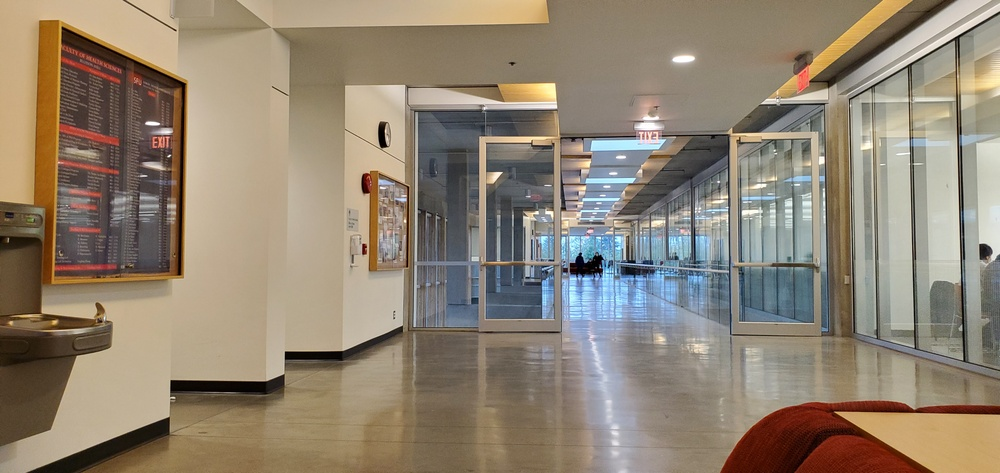
%> input picture blu1.jpg, 1000 x 473 px, shrunk from 4032 x 1908 before the run
$ octave --eval "result = harris(imread('blu1.jpg'));"   (GNU Octave 9; MATLAB toolbox functions it lacks are replaced by stand-ins)
%> lines starting %> are read from the running program, lines starting %| are printed output that depends on the picture
% Antonio Fernandez
% 301393610
% harris.m

% Can only take double, grayscaled inputs
% Returns image-sized matrix of harris cornerness scores
function harris_scores = harris(image)
    sob_kern_x = [-1 0 1; -2 0 2; -1 0 1];
    gaussian_kern = fspecial('gaussian', 5, 1);
    dog_kern_x = conv2(gaussian_kern, sob_kern_x);

    % Step 1: Image derivatives
    i_x = imfilter(image, dog_kern_x);
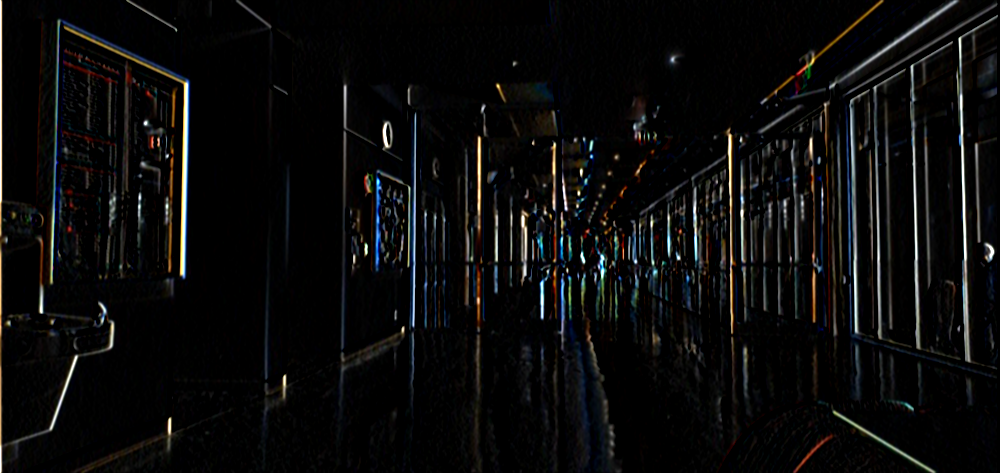
%> i_x: size 473x1000x3 uint8; mean R, G, B 11.5, 11.3, 11.2
    i_y = imfilter(image, dog_kern_x');
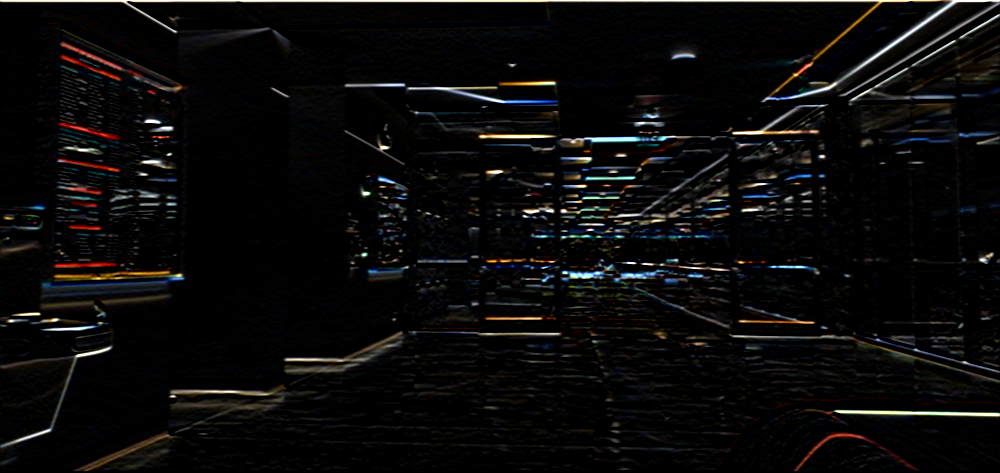
%> i_y: size 473x1000x3 uint8; mean R, G, B 11.4, 10.8, 10.6

    % Step 2: Square of derivatives
    i_x_squared = i_x .* i_x;
    i_y_squared = i_y .* i_y;
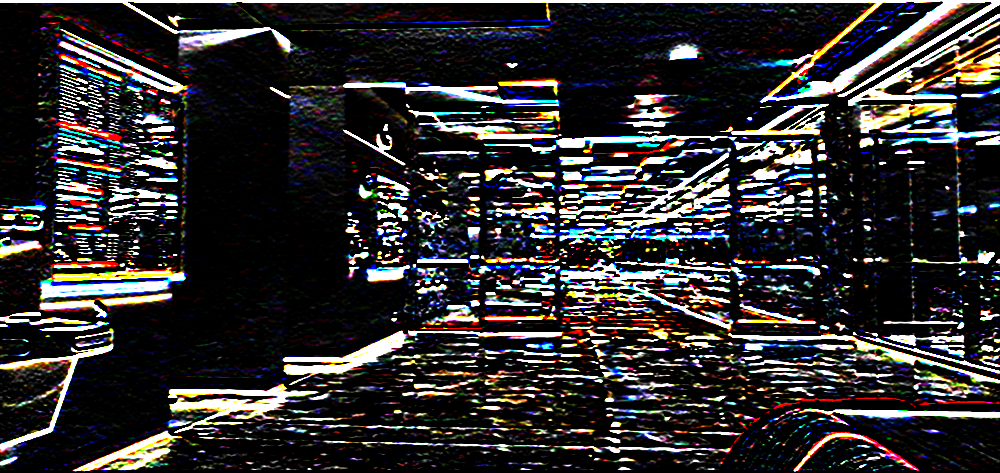
%> i_y_squared: size 473x1000x3 uint8; mean R, G, B 49.8, 47.9, 48.8
    i_x_i_y = i_x .* i_y;

    % Step 3: Gaussian filter
    gaus_i_x_squared = imfilter(i_x_squared, gaussian_kern);
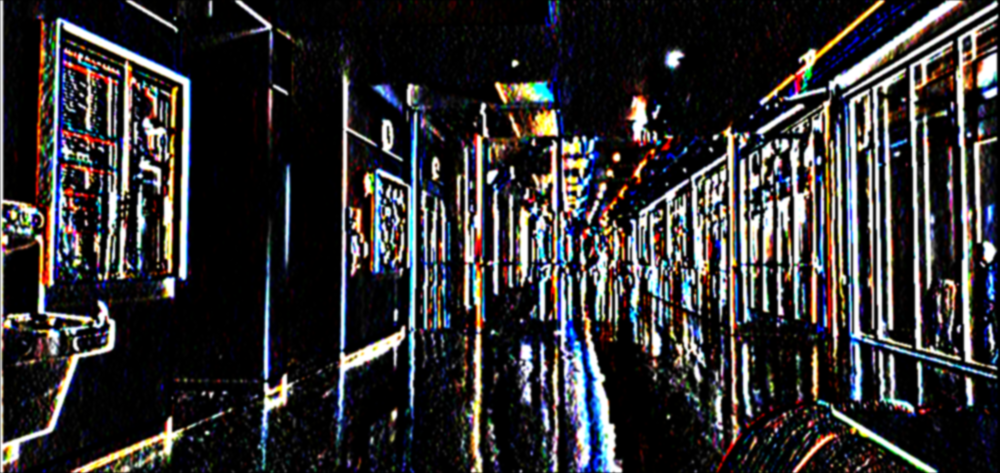
%> gaus_i_x_squared: size 473x1000x3 uint8; mean R, G, B 50.5, 49, 50.3
    gaus_i_y_squared = imfilter(i_y_squared, gaussian_kern);
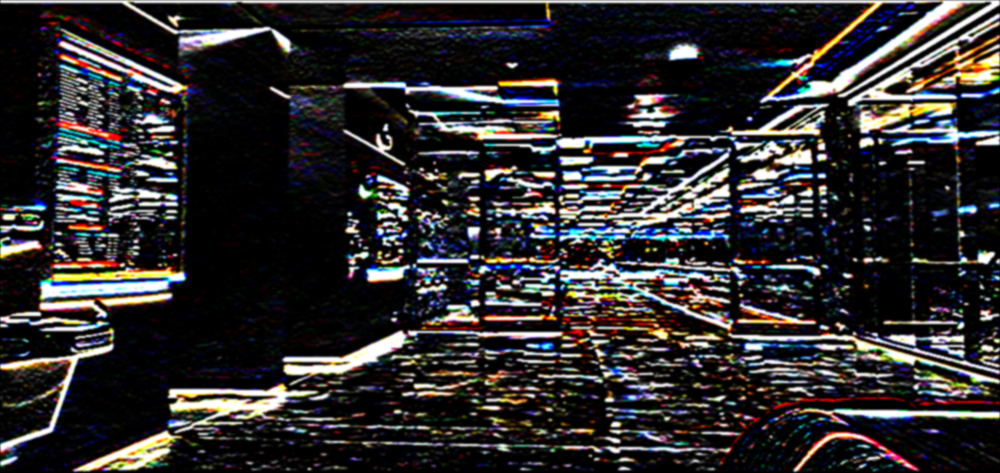
%> gaus_i_y_squared: size 473x1000x3 uint8; mean R, G, B 49.6, 47.7, 48.5
    gaus_i_x_i_y = imfilter(i_x_i_y, gaussian_kern);
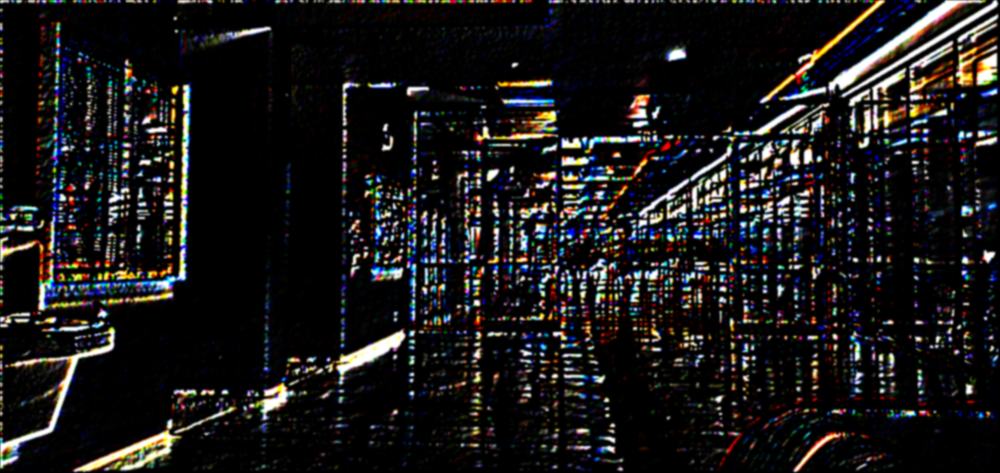
%> gaus_i_x_i_y: size 473x1000x3 uint8; mean R, G, B 26.1, 25, 25.1

    % Step 4: Cornerness function
    alpha = 0.05;
    harris_scores = (gaus_i_x_squared.*gaus_i_y_squared) - (gaus_i_x_i_y.*gaus_i_x_i_y) - (alpha*(gaus_i_x_squared+gaus_i_y_squared).^2);
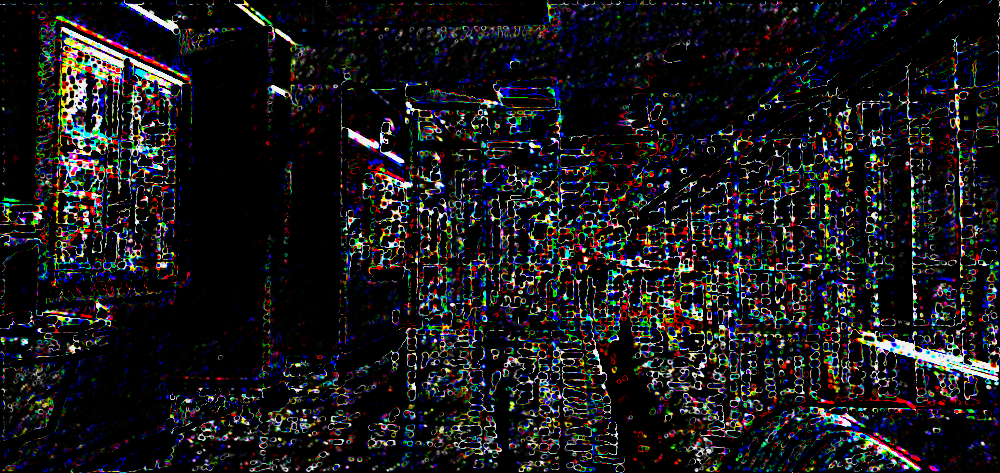
%> harris_scores: size 473x1000x3 uint8; mean R, G, B 25.1, 24.4, 26.6

    % Non-maxima suppression?
end

$ run again, on blu2.jpg
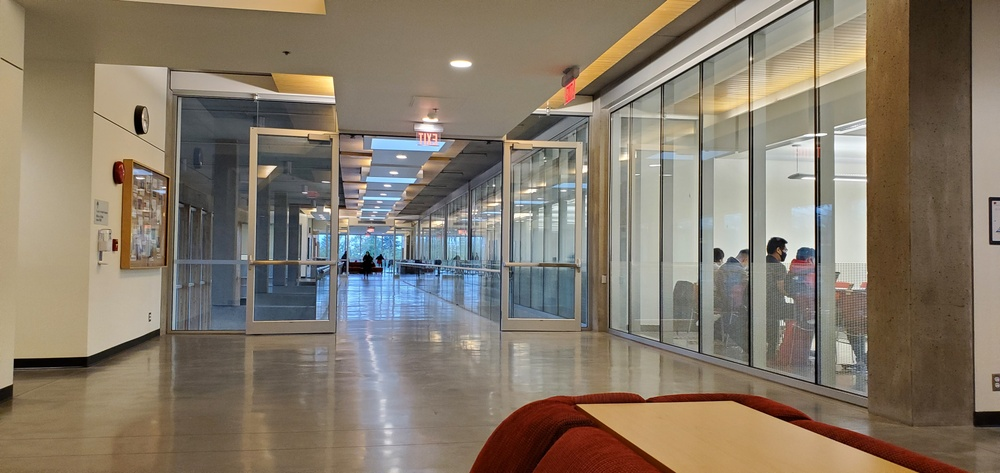
%> input picture blu2.jpg, 1000 x 473 px, shrunk from 4032 x 1908 before the run
%> in harris, `gaus_i_x_i_y = imfilter(i_x_i_y, gaussian_kern);`:
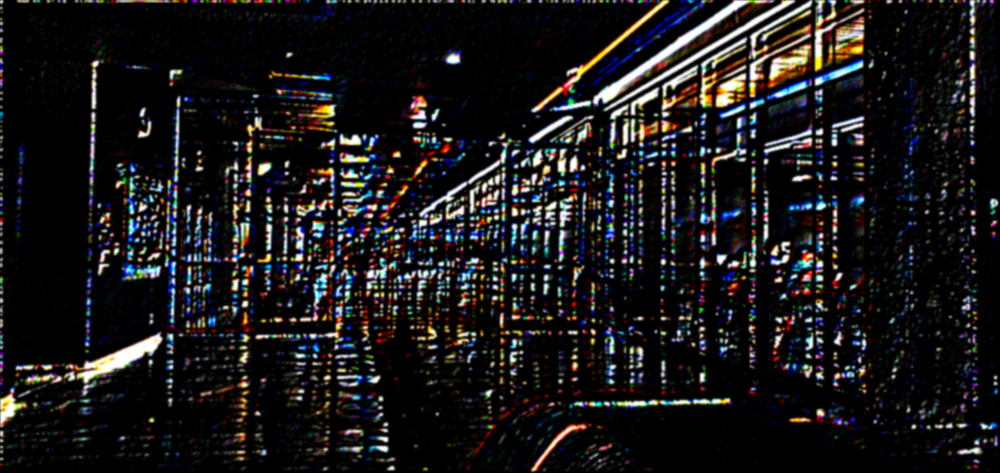
%> gaus_i_x_i_y: size 473x1000x3 uint8; mean R, G, B 26.6, 25.4, 25.9
%> in harris, `harris_scores = (gaus_i_x_squared.*gaus_i_y_squared) - (gaus_i_x_i_y.*..`:
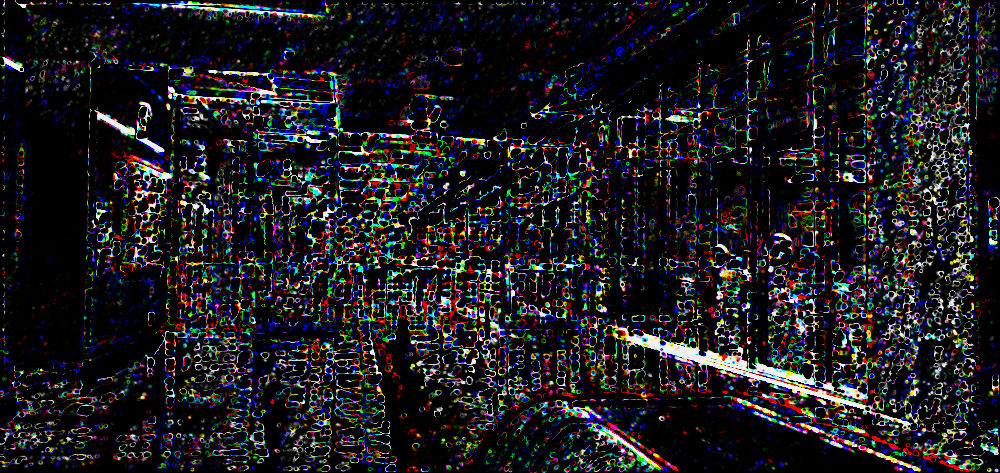
%> harris_scores: size 473x1000x3 uint8; mean R, G, B 27.2, 26.6, 28.8

$ run again, on carlo.jpg
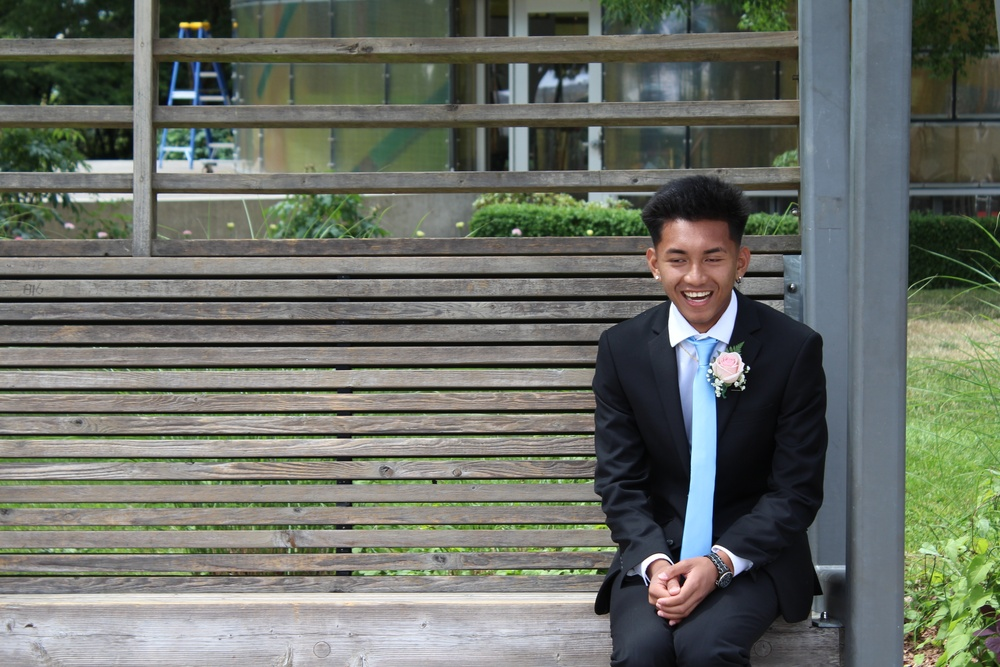
%> input picture carlo.jpg, 1000 x 667 px, shrunk from 5184 x 3456 before the run
%> in harris, `gaus_i_x_i_y = imfilter(i_x_i_y, gaussian_kern);`:
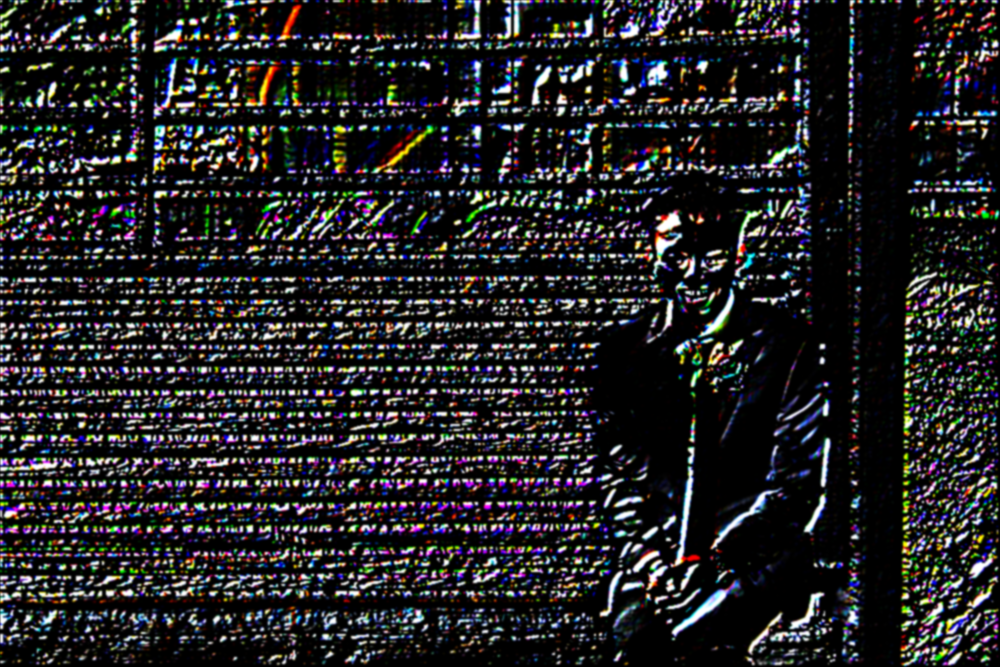
%> gaus_i_x_i_y: size 667x1000x3 uint8; mean R, G, B 36.7, 36.3, 37.8
%> in harris, `harris_scores = (gaus_i_x_squared.*gaus_i_y_squared) - (gaus_i_x_i_y.*..`:
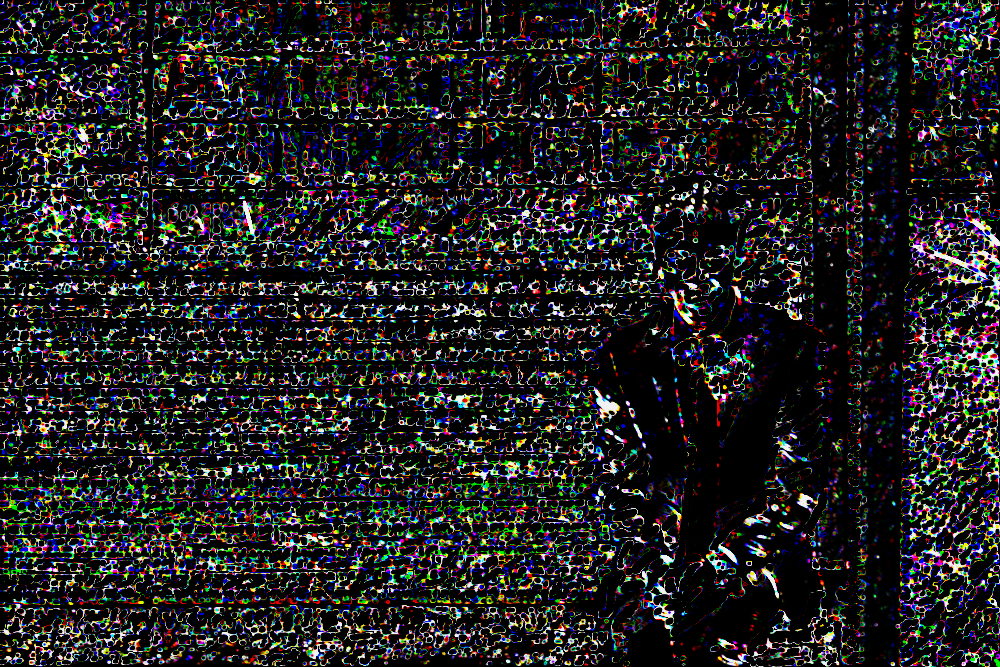
%> harris_scores: size 667x1000x3 uint8; mean R, G, B 33.4, 33.2, 33.2
